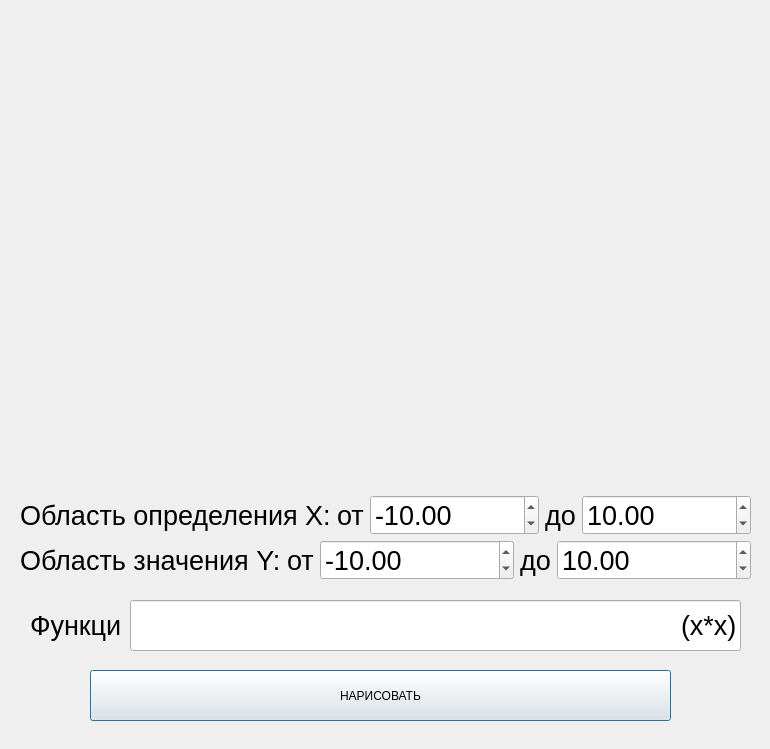
<?xml version="1.0" encoding="UTF-8"?>
<ui version="4.0">
 <class>Graphs</class>
 <widget class="QDialog" name="Graphs">
  <property name="geometry">
   <rect>
    <x>0</x>
    <y>0</y>
    <width>770</width>
    <height>749</height>
   </rect>
  </property>
  <property name="windowTitle">
   <string>Dialog</string>
  </property>
  <widget class="QCustomPlot" name="widget" native="true">
   <property name="geometry">
    <rect>
     <x>19</x>
     <y>19</y>
     <width>721</width>
     <height>461</height>
    </rect>
   </property>
  </widget>
  <widget class="QWidget" name="horizontalLayoutWidget">
   <property name="geometry">
    <rect>
     <x>20</x>
     <y>490</y>
     <width>731</width>
     <height>51</height>
    </rect>
   </property>
   <layout class="QHBoxLayout" name="horizontalLayout">
    <item>
     <widget class="QLabel" name="label">
      <property name="font">
       <font>
        <pointsize>20</pointsize>
       </font>
      </property>
      <property name="text">
       <string>Область определения X:</string>
      </property>
     </widget>
    </item>
    <item>
     <widget class="QLabel" name="label_2">
      <property name="sizePolicy">
       <sizepolicy hsizetype="Fixed" vsizetype="Preferred">
        <horstretch>0</horstretch>
        <verstretch>0</verstretch>
       </sizepolicy>
      </property>
      <property name="font">
       <font>
        <pointsize>20</pointsize>
       </font>
      </property>
      <property name="text">
       <string>от</string>
      </property>
     </widget>
    </item>
    <item>
     <widget class="QDoubleSpinBox" name="xBegin">
      <property name="font">
       <font>
        <pointsize>20</pointsize>
       </font>
      </property>
      <property name="minimum">
       <double>-1000000.000000000000000</double>
      </property>
      <property name="maximum">
       <double>1000000.000000000000000</double>
      </property>
      <property name="value">
       <double>-10.000000000000000</double>
      </property>
     </widget>
    </item>
    <item>
     <widget class="QLabel" name="label_3">
      <property name="sizePolicy">
       <sizepolicy hsizetype="Fixed" vsizetype="Preferred">
        <horstretch>0</horstretch>
        <verstretch>0</verstretch>
       </sizepolicy>
      </property>
      <property name="font">
       <font>
        <pointsize>20</pointsize>
       </font>
      </property>
      <property name="text">
       <string>до</string>
      </property>
     </widget>
    </item>
    <item>
     <widget class="QDoubleSpinBox" name="xEnd">
      <property name="font">
       <font>
        <pointsize>20</pointsize>
       </font>
      </property>
      <property name="minimum">
       <double>-1000000.000000000000000</double>
      </property>
      <property name="value">
       <double>10.000000000000000</double>
      </property>
     </widget>
    </item>
   </layout>
  </widget>
  <widget class="QWidget" name="horizontalLayoutWidget_2">
   <property name="geometry">
    <rect>
     <x>20</x>
     <y>540</y>
     <width>731</width>
     <height>41</height>
    </rect>
   </property>
   <layout class="QHBoxLayout" name="horizontalLayout_2">
    <item>
     <widget class="QLabel" name="label_4">
      <property name="sizePolicy">
       <sizepolicy hsizetype="Fixed" vsizetype="Preferred">
        <horstretch>0</horstretch>
        <verstretch>0</verstretch>
       </sizepolicy>
      </property>
      <property name="font">
       <font>
        <pointsize>20</pointsize>
       </font>
      </property>
      <property name="text">
       <string>Область значения Y:</string>
      </property>
     </widget>
    </item>
    <item>
     <widget class="QLabel" name="label_5">
      <property name="sizePolicy">
       <sizepolicy hsizetype="Fixed" vsizetype="Preferred">
        <horstretch>0</horstretch>
        <verstretch>0</verstretch>
       </sizepolicy>
      </property>
      <property name="font">
       <font>
        <pointsize>20</pointsize>
       </font>
      </property>
      <property name="text">
       <string>от</string>
      </property>
     </widget>
    </item>
    <item>
     <widget class="QDoubleSpinBox" name="yBegin">
      <property name="font">
       <font>
        <pointsize>20</pointsize>
       </font>
      </property>
      <property name="minimum">
       <double>-1000000.000000000000000</double>
      </property>
      <property name="maximum">
       <double>1000000.000000000000000</double>
      </property>
      <property name="value">
       <double>-10.000000000000000</double>
      </property>
     </widget>
    </item>
    <item>
     <widget class="QLabel" name="label_6">
      <property name="sizePolicy">
       <sizepolicy hsizetype="Fixed" vsizetype="Preferred">
        <horstretch>0</horstretch>
        <verstretch>0</verstretch>
       </sizepolicy>
      </property>
      <property name="font">
       <font>
        <pointsize>20</pointsize>
       </font>
      </property>
      <property name="text">
       <string>до</string>
      </property>
     </widget>
    </item>
    <item>
     <widget class="QDoubleSpinBox" name="yEnd">
      <property name="font">
       <font>
        <pointsize>20</pointsize>
       </font>
      </property>
      <property name="minimum">
       <double>-1000000.000000000000000</double>
      </property>
      <property name="value">
       <double>10.000000000000000</double>
      </property>
     </widget>
    </item>
   </layout>
  </widget>
  <widget class="QLineEdit" name="func">
   <property name="geometry">
    <rect>
     <x>130</x>
     <y>600</y>
     <width>611</width>
     <height>51</height>
    </rect>
   </property>
   <property name="font">
    <font>
     <pointsize>20</pointsize>
    </font>
   </property>
   <property name="styleSheet">
    <string notr="true">QLabel {
 border: 0px;
}</string>
   </property>
   <property name="text">
    <string>(x*x)</string>
   </property>
   <property name="alignment">
    <set>Qt::AlignRight|Qt::AlignTrailing|Qt::AlignVCenter</set>
   </property>
  </widget>
  <widget class="QLabel" name="label_7">
   <property name="geometry">
    <rect>
     <x>30</x>
     <y>610</y>
     <width>91</width>
     <height>31</height>
    </rect>
   </property>
   <property name="font">
    <font>
     <pointsize>20</pointsize>
    </font>
   </property>
   <property name="text">
    <string>Функция</string>
   </property>
  </widget>
  <widget class="QPushButton" name="pushButtonPaint">
   <property name="geometry">
    <rect>
     <x>90</x>
     <y>670</y>
     <width>581</width>
     <height>51</height>
    </rect>
   </property>
   <property name="text">
    <string>НАРИСОВАТЬ</string>
   </property>
  </widget>
  <widget class="QLabel" name="err">
   <property name="geometry">
    <rect>
     <x>630</x>
     <y>650</y>
     <width>111</width>
     <height>21</height>
    </rect>
   </property>
   <property name="font">
    <font>
     <pointsize>16</pointsize>
    </font>
   </property>
   <property name="text">
    <string/>
   </property>
  </widget>
 </widget>
 <customwidgets>
  <customwidget>
   <class>QCustomPlot</class>
   <extends>QWidget</extends>
   <header>qcustomplot.h</header>
   <container>1</container>
  </customwidget>
 </customwidgets>
 <resources/>
 <connections/>
</ui>
